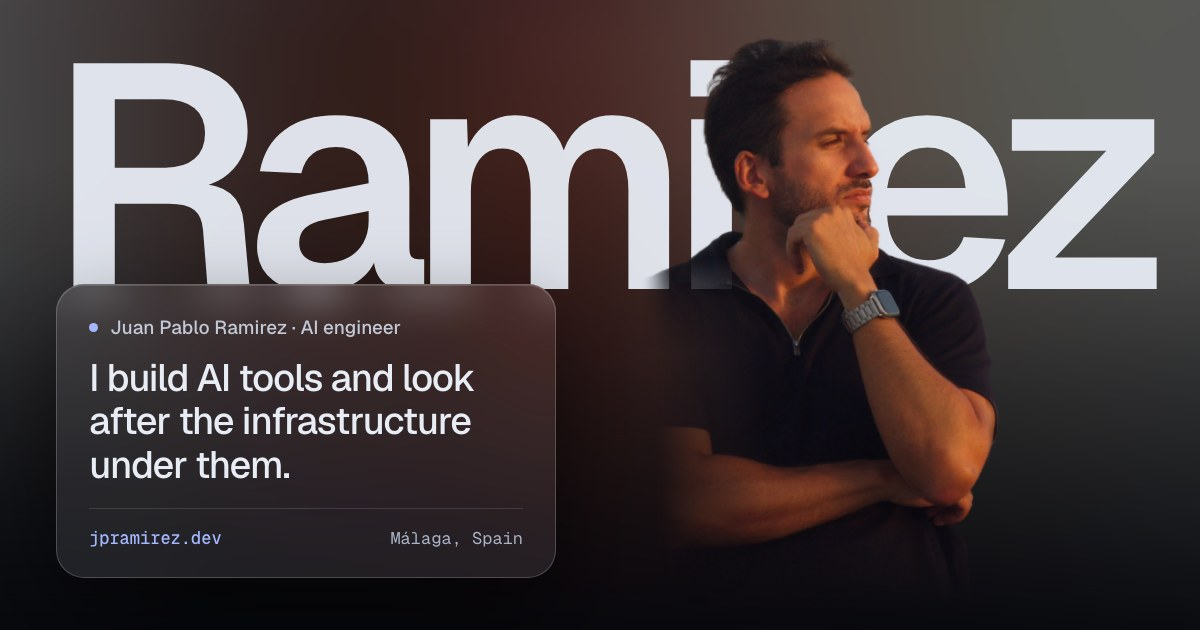
#> input picture app/twitter-image.jpg, 1200 x 630 px, given in place of source.jpg, which was not available
$ python process-images.py ../app ../app/twitter-image.jpg ../app/twitter-image.jpg
#> lines starting #> are read from the running program, lines starting #| are printed output that depends on the picture; after the words box and inside, x2 and y2 are one past the last pixel; in counts of white or black regions, pixels touching at a corner belong together; pictures that were not available may be replaced by others from this repository, and a replacement may not be noted
"""Build the Depth image set.

1. Hero cutout: Vision mask -> decontaminated edges (remove the light haze halo),
   1px erode + soft feather, baked fades on the frame-cut left edge and bottom,
   cropped to the subject, saved as WebP with alpha.
2. Ambient lights: tiny pre-blurred WebPs. The browser upscales them with
   bilinear filtering, which reads as a soft light without any CSS blur filter.
"""
import sys
from pathlib import Path

import numpy as np
from PIL import Image, ImageFilter

src_dir = Path(sys.argv[1])      # scratch hero dir (source.jpg, mask.png)
site = Path(sys.argv[2])         # repo root
extra = Path(sys.argv[3])        # scratch assets dir (project screenshots)

out_hero = site / "public/images/hero"
out_amb = site / "public/images/ambient"
out_proj = site / "public/images/projects"
for d in (out_hero, out_amb, out_proj):
    d.mkdir(parents=True, exist_ok=True)

# ---------- 1. hero cutout ----------
src = Image.open(src_dir / "source.jpg").convert("RGB")
#> src is the input picture: PIL image 1200x630 RGB; mean R, G, B 75.1, 65.5, 65.9
mask = Image.open(src_dir / "mask.png").convert("L").resize(src.size, Image.LANCZOS)

C = np.asarray(src).astype(np.float32) / 255.0
a = np.asarray(mask).astype(np.float32) / 255.0

# tighten: 1px erode then a light feather so the edge is soft, not hard-cut
m_img = Image.fromarray((a * 255).astype(np.uint8))
m_img = m_img.filter(ImageFilter.MinFilter(3)).filter(ImageFilter.GaussianBlur(1.1))
a = np.asarray(m_img).astype(np.float32) / 255.0

# local background estimate from pixels outside the subject (normalised blur)
bgw = (a < 0.02).astype(np.float32)
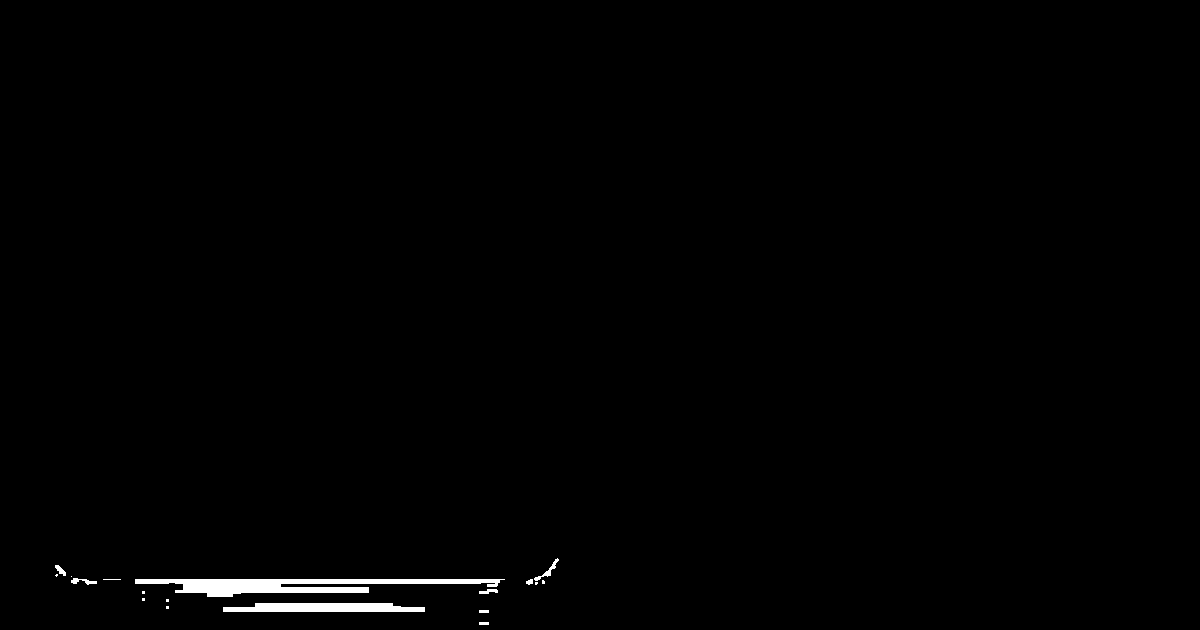
#> bgw: shape (630, 1200) float32; values 0 (black) and 1 (white), 0.72% white; 18 white regions (9 under 20 px), largest, box (x1, y1, x2, y2) and area: (135, 579, 505, 597) 3386, (223, 603, 425, 612) 1570, (534, 558, 559, 581) 114
def blur(arr, r):
#> called with r = 40
    im = Image.fromarray(np.clip(arr * 255, 0, 255).astype(np.uint8))
    return np.asarray(im.filter(ImageFilter.GaussianBlur(r))).astype(np.float32) / 255.0
den = blur(bgw, 40)[..., None] + 1e-4
num = np.stack([blur(C[..., i] * bgw, 40) for i in range(3)], axis=-1)
#> in blur (call 2), `return np.asarray(im.filter(ImageFilter.GaussianBlur(r))).astype(np.fl..`: returned value: shape (630, 1200) float32; values 0 (black) and 0.00392 (white), 3% white; 1 white region, box (x1, y1, x2, y2) and area: (162, 547, 477, 630) 22887
#> in blur (call 3), `return np.asarray(im.filter(ImageFilter.GaussianBlur(r))).astype(np.fl..`: returned value: shape (630, 1200) float32; values 0 (black) and 0.00392 (white), 2.7% white; 1 white region, box (x1, y1, x2, y2) and area: (162, 547, 438, 630) 20765
B = num / den

# decontaminate: F = (C - (1-a)B) / a on the soft edge only
ae = np.clip(a, 0.0, 1.0)[..., None]
edge = (ae > 0.02) & (ae < 0.98)
F = np.where(edge, (C - (1 - ae) * B) / np.maximum(ae, 0.08), C)
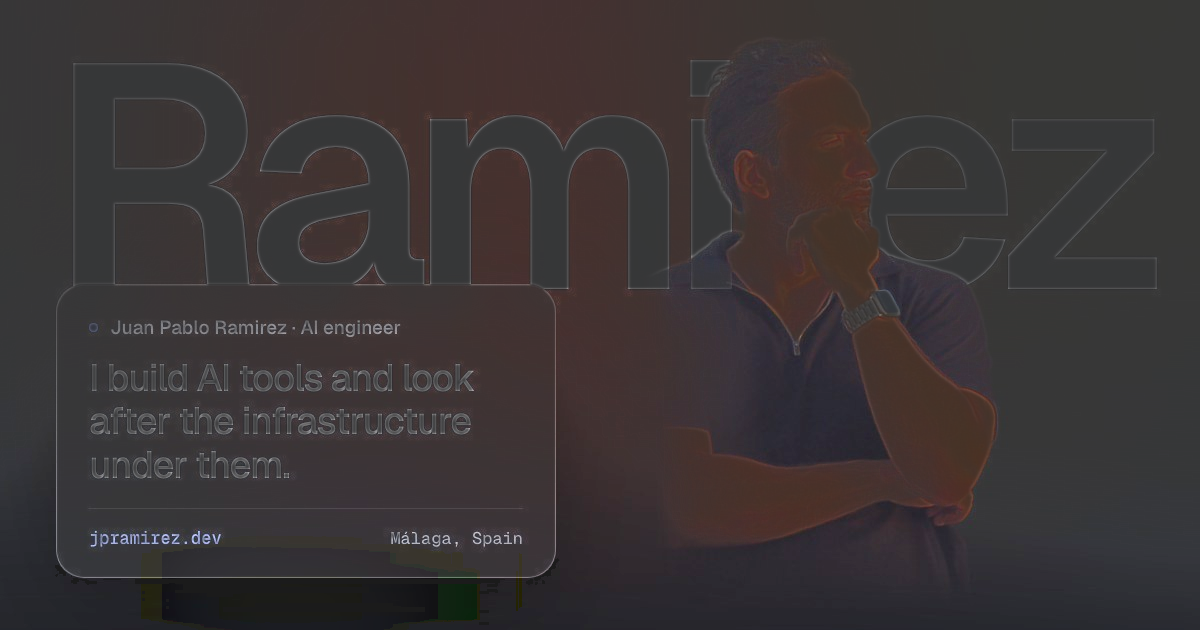
#> F: shape (630, 1200, 3) float32; mean of channels 0, 1, 2 1.13, 0.918, 0.948; drawn with min black and max white
F = np.clip(F, 0, 1)
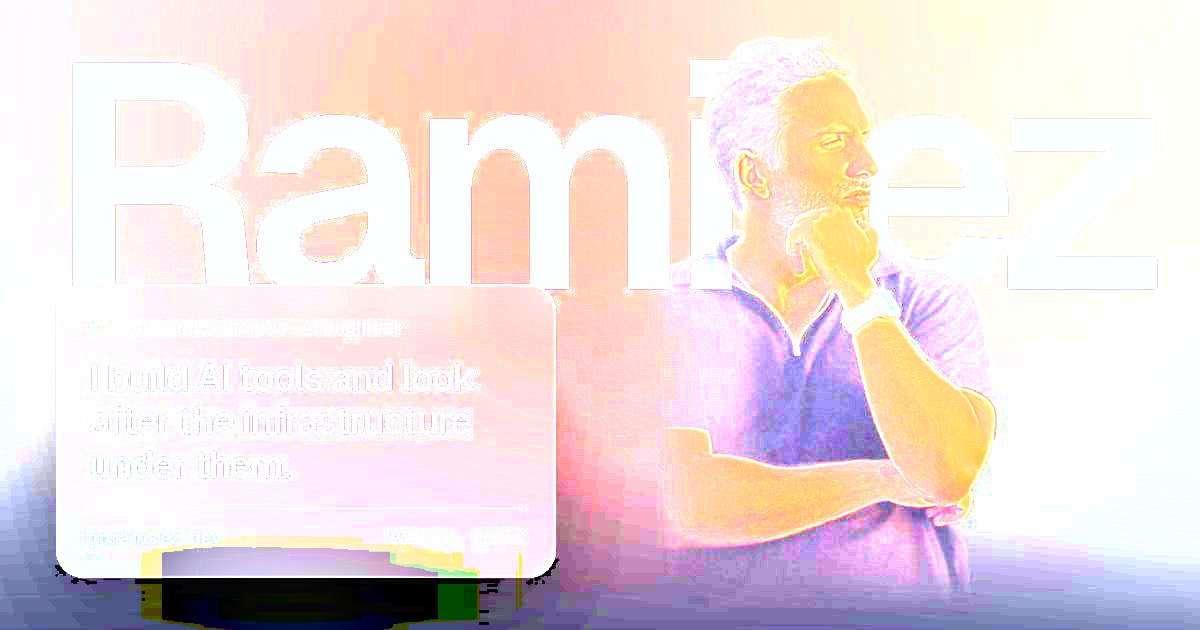
#> F: shape (630, 1200, 3) float32; mean of channels 0, 1, 2 0.927, 0.867, 0.873; drawn as R, G, B
# pull the last bit of haze out of the outermost edge
F = np.where(edge, F * (0.82 + 0.18 * ae), F)
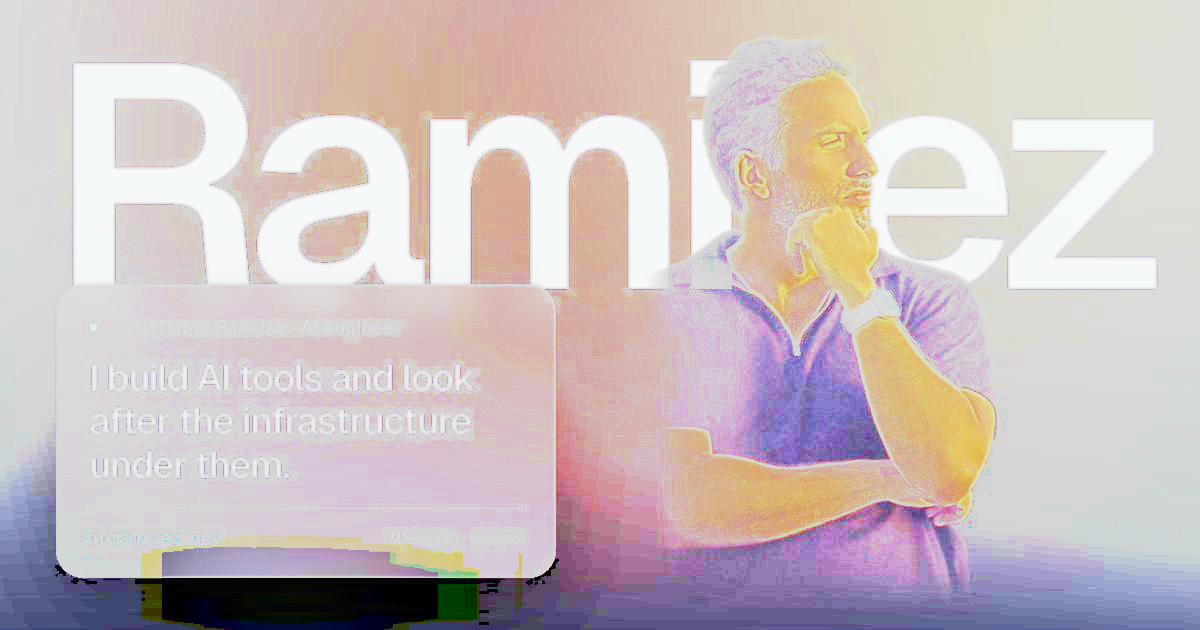
#> F: shape (630, 1200, 3) float32; mean of channels 0, 1, 2 0.804, 0.754, 0.758; drawn as R, G, B

h, w = a.shape
#> h = 630; w = 1200
yy, xx = np.mgrid[0:h, 0:w].astype(np.float32)

def smooth(t):
    t = np.clip(t, 0, 1)
    return t * t * (3 - 2 * t)

# the photo frame cuts the left shoulder/arm: fade the left 9% of width
left = smooth(xx / (w * 0.09))
# fade the bottom 14% so the cutout melts into the page
bottom = smooth((h - 1 - yy) / (h * 0.14))
alpha = a * left * bottom
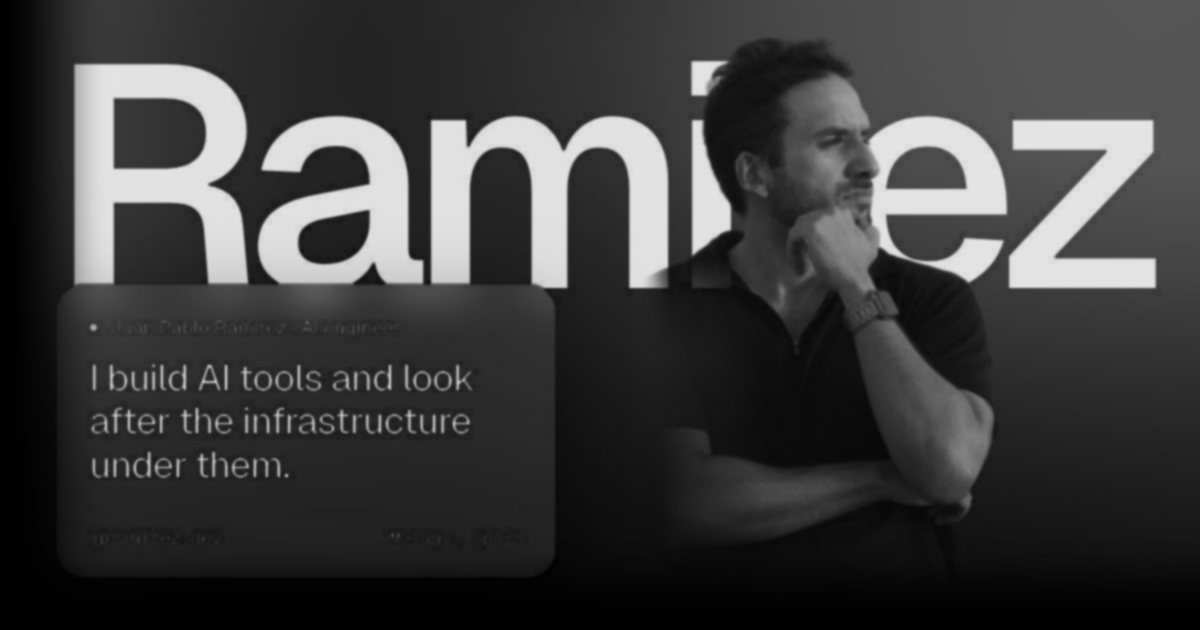
#> alpha: shape (630, 1200) float32; min 0, max 0.898, mean 0.24

rgba = np.dstack([F, alpha[..., None]])
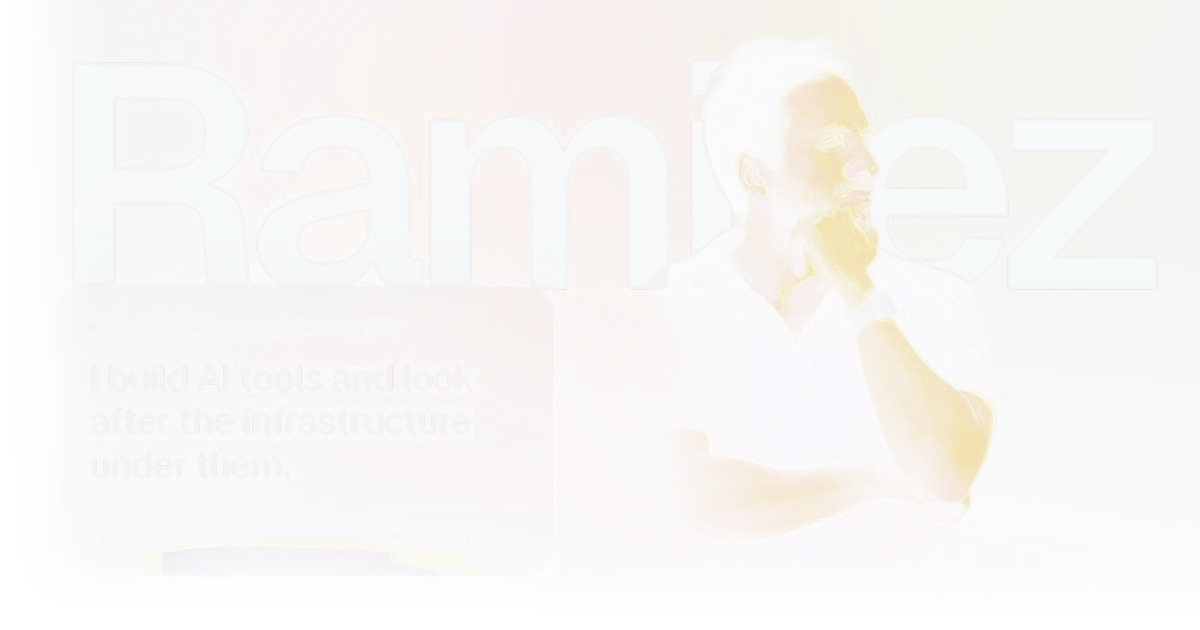
#> rgba: shape (630, 1200, 4) float32; mean of channels 0, 1, 2, 3 0.804, 0.754, 0.758, 0.24; transparent parts drawn white
rgba = (np.clip(rgba, 0, 1) * 255).astype(np.uint8)
cut = Image.fromarray(rgba, "RGBA")

bbox = cut.getbbox()
#> bbox = (8, 0, 1200, 615)
pad = 24
x0, y0 = max(bbox[0] - pad, 0), max(bbox[1] - pad, 0)
#> x0 = 0; y0 = 0
x1, y1 = min(bbox[2] + pad, w), h
#> x1 = 1200; y1 = 630
cut = cut.crop((x0, y0, x1, y1))
cut.save(out_hero / "jp-depth.webp", "WEBP", quality=84, method=6)
#> (the run stopped early here; a loop or call above may not have finished)
